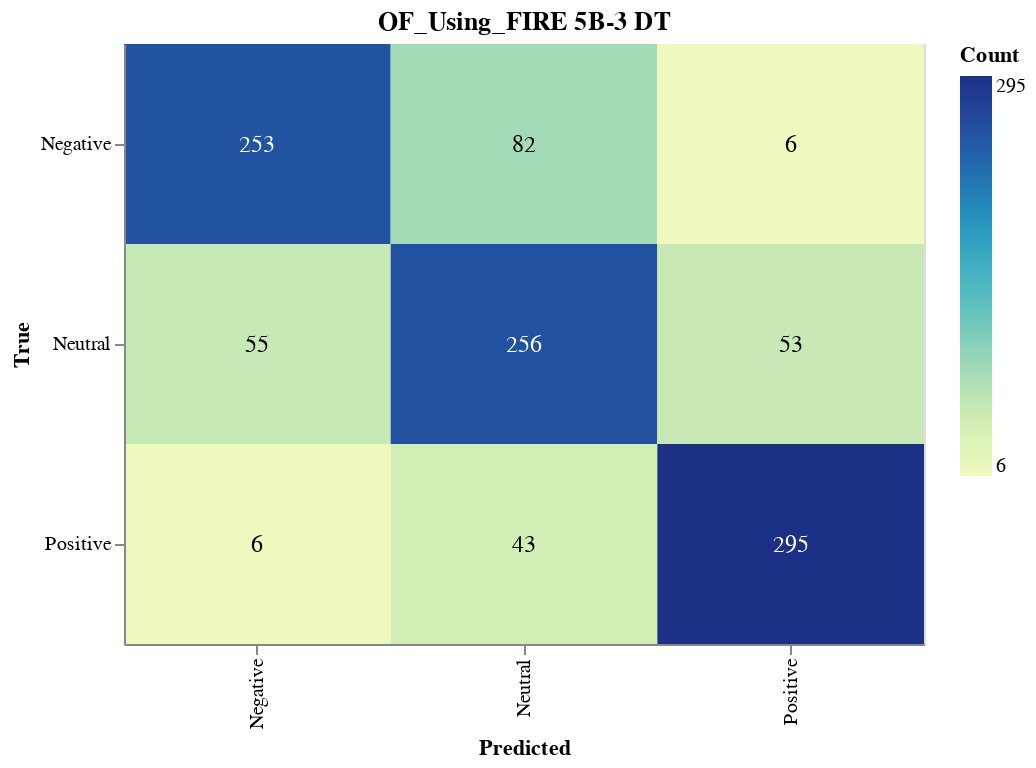

Notebook cell for this chart:
### Markdown cell above
#### Save Confusion Matrix

### Code cell
import altair as alt
import pandas as pd
from sklearn.metrics import confusion_matrix

# Calculate the confusion matrix
cm = confusion_matrix(true_labels, dt_validation_predictions)

# Define class names
class_names = ['Negative', 'Neutral', 'Positive']

# Convert confusion matrix to DataFrame
cm_df = pd.DataFrame(cm, index=class_names, columns=class_names).reset_index().melt(id_vars='index')
cm_df.columns = ['True', 'Predicted', 'Count']

# Ensure the order of categories
cm_df['True'] = pd.Categorical(cm_df['True'], categories=class_names, ordered=True)
cm_df['Predicted'] = pd.Categorical(cm_df['Predicted'], categories=class_names, ordered=True)

# Create the Altair plot
heatmap = alt.Chart(cm_df).mark_rect().encode(
    x=alt.X('Predicted:O', sort=class_names),
    y=alt.Y('True:O', sort=class_names),
    color='Count:Q',
    tooltip=['True', 'Predicted', 'Count']
).properties(
    width=400,
    height=300,
    title='OF_Using_FIRE 5B-3 DT'
)

# Add text labels
text = heatmap.mark_text(
    align='center',
    baseline='middle',
    fontSize=12
).encode(
    text='Count:Q',
    color=alt.condition(
        alt.datum.Count > cm.max() / 2,
        alt.value('white'),
        alt.value('black')
    )
)

# Combine heatmap and text
final_chart = heatmap + text

# Display the plot
final_chart.show()

### Figure 1 — Vega-Lite specification as saved in the notebook (floating-point values rounded to 4 significant figures)
{"config": {"view": {"continuousWidth": 300, "continuousHeight": 300}}, "layer": [{"mark": {"type": "rect"}, "encoding": {"color": {"field": "Count", "type": "quantitative"}, "tooltip": [{"field": "True", "type": "ordinal"}, {"field": "Predicted", "type": "ordinal"}, {"field": "Count", "type": "quantitative"}], "x": {"field": "Predicted", "sort": ["Negative", "Neutral", "Positive"], "type": "ordinal"}, "y": {"field": "True", "sort": ["Negative", "Neutral", "Positive"], "type": "ordinal"}}, "title": "OF_Using_FIRE 5B-3 DT"}, {"mark": {"type": "text", "align": "center", "baseline": "middle", "fontSize": 12}, "encoding": {"color": {"condition": {"test": "(datum.Count > 147.5)", "value": "white"}, "value": "black"}, "text": {"field": "Count", "type": "quantitative"}, "tooltip": [{"field": "True", "type": "ordinal"}, {"field": "Predicted", "type": "ordinal"}, {"field": "Count", "type": "quantitative"}], "x": {"field": "Predicted", "sort": ["Negative", "Neutral", "Positive"], "type": "ordinal"}, "y": {"field": "True", "sort": ["Negative", "Neutral", "Positive"], "type": "ordinal"}}, "title": "OF_Using_FIRE 5B-3 DT"}], "data": {"name": "data-eaeccc7adf159cc48b21def3827fc9f8"}, "height": 300, "width": 400, "$schema": "https://vega.github.io/schema/vega-lite/v5.17.0.json", "datasets": {"data-eaeccc7adf159cc48b21def3827fc9f8": [{"True": "Negative", "Predicted": "Negative", "Count": 253}, {"True": "Neutral", "Predicted": "Negative", "Count": 55}, {"True": "Positive", "Predicted": "Negative", "Count": 6}, {"True": "Negative", "Predicted": "Neutral", "Count": 82}, {"True": "Neutral", "Predicted": "Neutral", "Count": 256}, {"True": "Positive", "Predicted": "Neutral", "Count": 43}, {"True": "Negative", "Predicted": "Positive", "Count": 6}, {"True": "Neutral", "Predicted": "Positive", "Count": 53}, {"True": "Positive", "Predicted": "Positive", "Count": 295}]}}
